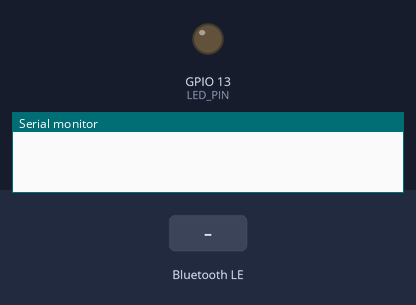
A sketch run on a simulated ESP32. Parts: output pins drawn as LEDs (lit = HIGH), the last lines printed to the serial monitor. The test bench sets the inputs (shaded band). Nothing arrives over Bluetooth unless stated; a phone connects over Bluetooth LE 3 s after start.

Above: at 1.2 s.
1.3 s: Bluetooth LE write "1" received
At 2.7 s:
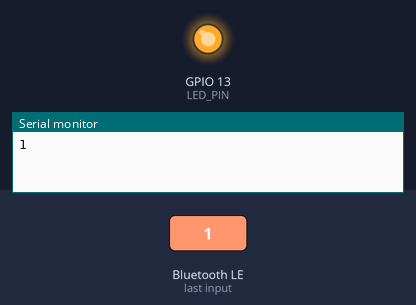
Timing chart, 0 to 4.3 s (numbered marks = the images above; inputs shaded):
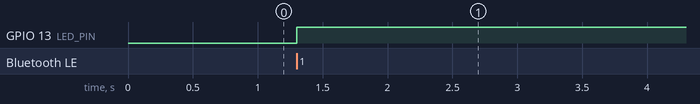

The sketch:

TEST_ESP.ino
```cpp
#include <BLEDevice.h>
#include <BLEUtils.h>
#include <BLEServer.h>

// See the following for generating UUIDs:
// https://www.uuidgenerator.net/

#define SERVICE_UUID        "4fafc201-1fb5-459e-8fcc-c5c9c331914b"
#define CHARACTERISTIC_UUID "beb5483e-36e1-4688-b7f5-ea07361b26a8"

#define LED_PIN 13
#define BTN_PIN 12

int deviceConnected = false;


class MyCallbacks: public BLECharacteristicCallbacks {
   void onConnect(BLEServer* pServer) {
      deviceConnected = true;
      Serial.println("device connected");
    };

    void onDisconnect(BLEServer* pServer) {
      deviceConnected = false;
      Serial.println("device disconnected");
    }
    void onWrite(BLECharacteristic *pCharacteristic) {
      std::string value = pCharacteristic->getValue();
      if (value.length() > 0) {
          //Serial.println(value.c_str);
//        Serial.print("*********");
        Serial.println(value.c_str());
//        Serial.print("-");
//        Serial.print(atoi(value.c_str()));
//        Serial.print("-");
        if(atoi(value.c_str())==1)
        {
          digitalWrite(LED_PIN,HIGH);
          //Serial.print("LEDON");
        }
//        else
//        {
//          digitalWrite(LED_PIN,LOW);
//          Serial.print("LEDOFF");
//        }
//
//        Serial.println("*********");
      }
    }
};

BLECharacteristic *pCharacteristic;
void setup() {
  Serial.begin(115200);
  pinMode(LED_PIN,OUTPUT);
  digitalWrite(LED_PIN,LOW);

  BLEDevice::init("BLE_DEVICE");
  BLEServer *pServer = BLEDevice::createServer();

  BLEService *pService = pServer->createService(SERVICE_UUID);

  pCharacteristic= pService->createCharacteristic(
                                         CHARACTERISTIC_UUID,
                                         BLECharacteristic::PROPERTY_READ |
                                         BLECharacteristic::PROPERTY_WRITE |
                                         BLECharacteristic::PROPERTY_NOTIFY
                                       );

  pCharacteristic->setCallbacks(new MyCallbacks());

  pCharacteristic->setValue("Hello World");
  pService->start();

  BLEAdvertising *pAdvertising = pServer->getAdvertising();
  pAdvertising->start();

  pCharacteristic->setValue(String("manda").c_str());
   pCharacteristic->notify();
}
int prevVal = LOW;

int temp  = 0;
void loop() {
//  int currentVal = digitalRead(BTN_PIN);
//  if(currentVal!=prevVal)
//  {
//    prevVal=currentVal;
//    if(currentVal==HIGH)
//    {
//      int value = 10;
//      pCharacteristic->setValue((uint8_t*)&value, 4);
//        pCharacteristic->notify();
//    }
//    else
//    {
//      pCharacteristic->setValue("teste off");
//        pCharacteristic->notify();
//    }
//  }
  temp++;
  pCharacteristic->setValue(String(temp).c_str());
   pCharacteristic->notify();
   delay(1000);
}
```

Measured:
- after the input at 1.3 s, GPIO 13 (LED_PIN): LOW → HIGH at once
